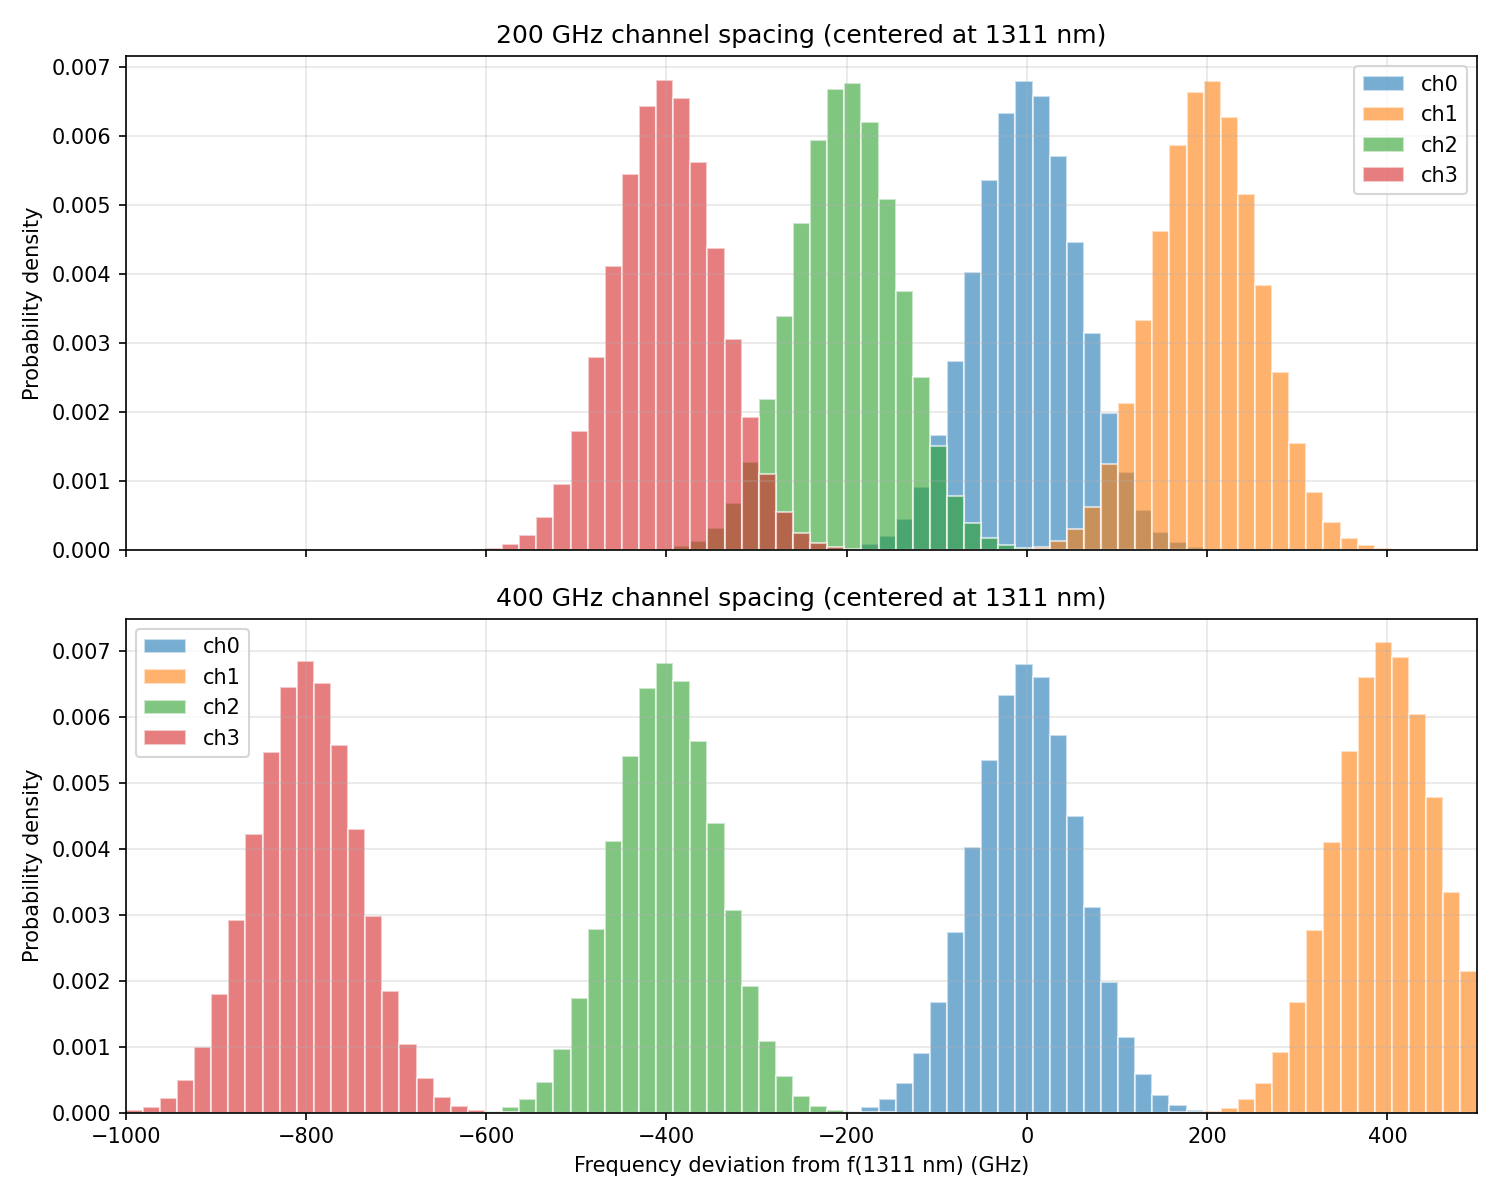

Write Python code to recreate this figure.
"""
Two laser classes with 200 GHz and 400 GHz channel spacing, centered at 1311 nm.
3σ = ±1 nm in wavelength per channel. Sample 10k lasers per class.
Histogram of frequency deviation from f(1311 nm), one subplot per class.
"""

import numpy as np
import matplotlib
matplotlib.use("Agg")
import matplotlib.pyplot as plt

# Reference: 1311 nm
C_M_S = 2.998e8  # m/s
WL_REF_NM = 1311.0
WL_REF_M = WL_REF_NM * 1e-9
F_REF_HZ = C_M_S / WL_REF_M  # Hz
F_REF_GHZ = F_REF_HZ / 1e9

# 3σ = ±1 nm in wavelength => σ_λ = 1/3 nm. Convert to frequency: Δf ≈ -c Δλ/λ²
# At 1311 nm: |df/dλ| = c/λ² ≈ 2.998e8 / (1311e-9)^2 = 174.5e9 Hz/nm => σ_f = 174.5/3 GHz
SIGMA_WL_NM = 1.0 / 3.0
SIGMA_F_GHZ = (C_M_S / (WL_REF_M ** 2)) * (SIGMA_WL_NM * 1e-9) / 1e9  # GHz

N_SAMPLES = 4_000_000  # 1M per channel per class

# 200 GHz spacing: 0, +200, -200, -400 GHz
CHANNELS_200_GHZ = np.array([0.0, 200.0, -200.0, -400.0])

# 400 GHz spacing: 0, +400, -400, -800 GHz
CHANNELS_400_GHZ = np.array([0.0, 400.0, -400.0, -800.0])


# Color and label for each channel (ch0, ch1, ch2, ch3)
CHANNEL_COLORS = ["#1f77b4", "#ff7f0e", "#2ca02c", "#d62728"]
CHANNEL_LABELS = ["ch0", "ch1", "ch2", "ch3"]


def sample_lasers_ghz(
    channel_offsets_ghz: np.ndarray,
    n_samples: int,
    sigma_f_ghz: float,
) -> list[np.ndarray]:
    """
    Sample laser center frequencies per channel. Each channel gets n_samples/4 lasers.
    Returns list of deviation arrays (one per channel), each deviation from f(1311 nm) in GHz.
    """
    n_ch = len(channel_offsets_ghz)
    n_per_ch = n_samples // n_ch
    result = []
    for ch in range(n_ch):
        center_ghz = channel_offsets_ghz[ch]
        deviations_ghz = center_ghz + np.random.normal(0, sigma_f_ghz, size=n_per_ch)
        result.append(deviations_ghz)
    return result


def main():
    np.random.seed(42)
    samples_200 = sample_lasers_ghz(CHANNELS_200_GHZ, N_SAMPLES, SIGMA_F_GHZ)
    samples_400 = sample_lasers_ghz(CHANNELS_400_GHZ, N_SAMPLES, SIGMA_F_GHZ)

    fig, axes = plt.subplots(2, 1, figsize=(10, 8), sharex=True)
    bins = np.linspace(-1000, 500, 80)  # GHz deviation (covers -800 to +400)

    for ax, samples, title in [
        (axes[0], samples_200, "200 GHz channel spacing (centered at 1311 nm)"),
        (axes[1], samples_400, "400 GHz channel spacing (centered at 1311 nm)"),
    ]:
        for dev_ghz, color, label in zip(samples, CHANNEL_COLORS, CHANNEL_LABELS):
            ax.hist(dev_ghz, bins=bins, color=color, alpha=0.6, edgecolor="white", density=True, label=label)
        ax.set_ylabel("Probability density")
        ax.set_title(title)
        ax.legend()
        ax.grid(True, alpha=0.3)
        ax.set_xlim(bins[0], bins[-1])

    axes[1].set_xlabel("Frequency deviation from f(1311 nm) (GHz)")

    plt.tight_layout()
    plt.savefig("laser_frequency_histograms.png", dpi=150)
    print("Saved laser_frequency_histograms.png")


if __name__ == "__main__":
    main()
